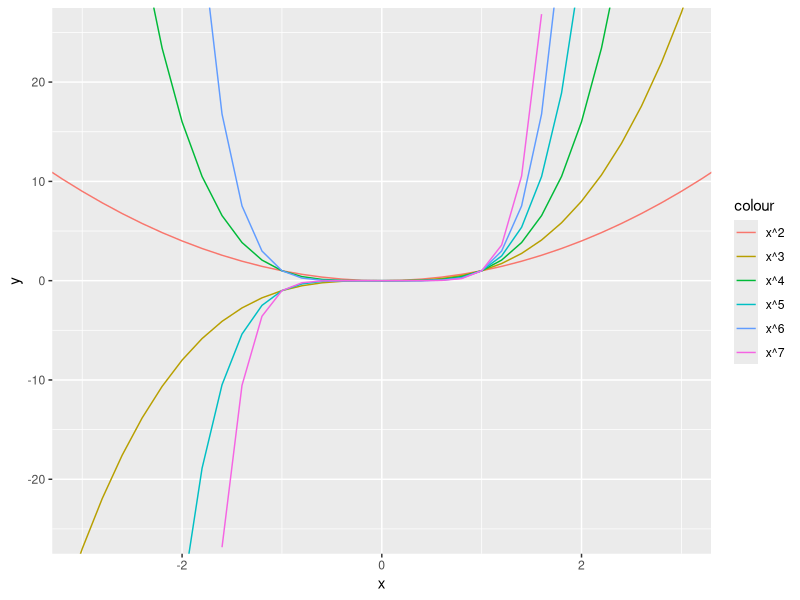
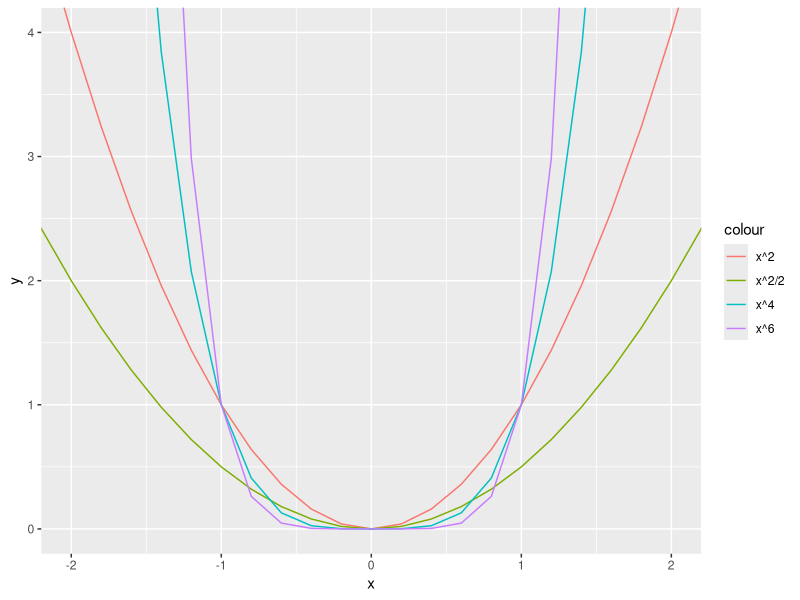
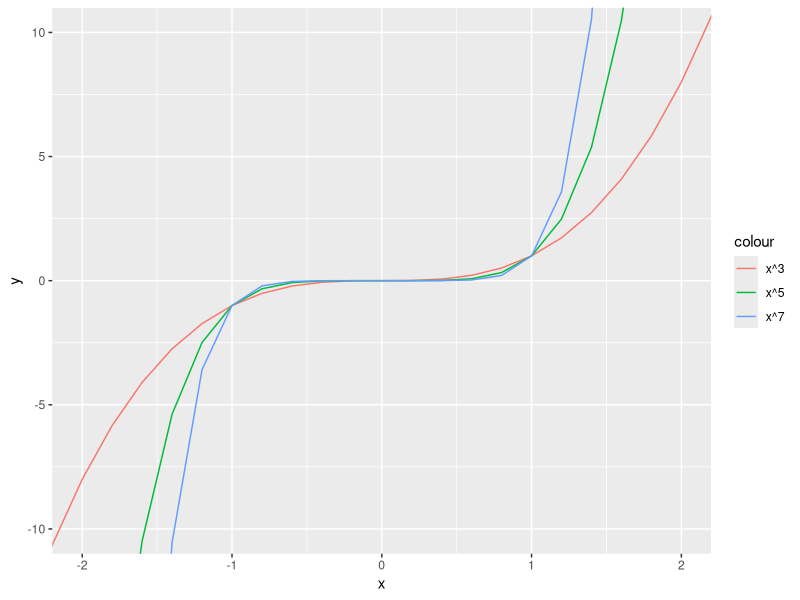
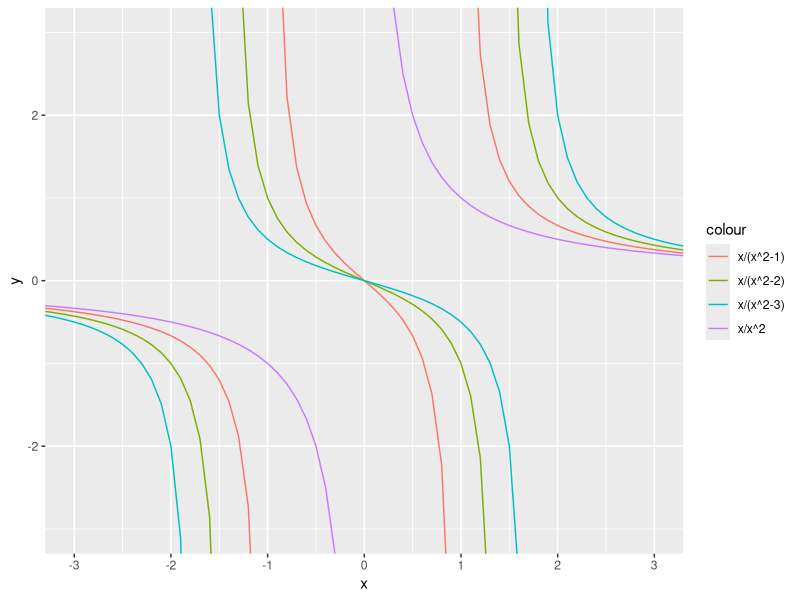
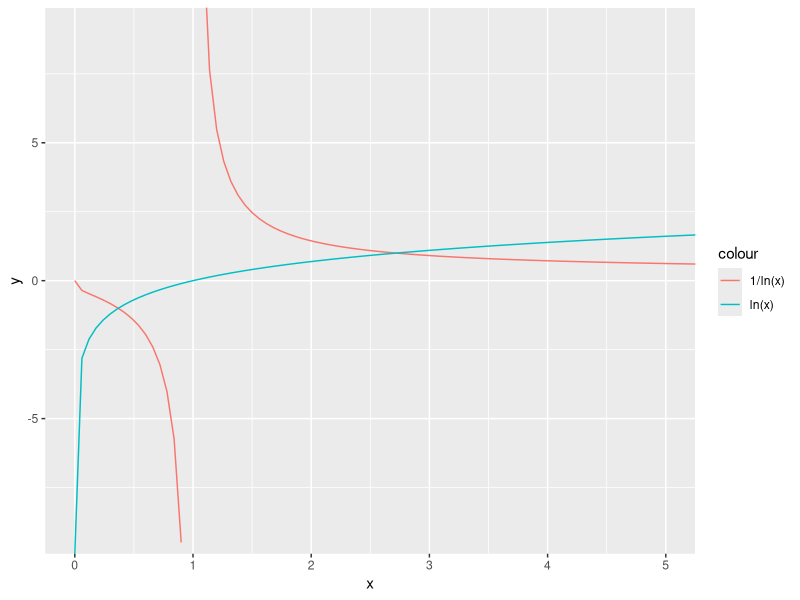

These figures' R source, in order:
## ---- chunk 1
knitr::opts_chunk$set(echo = TRUE)
## ---- chunk 2
library(knitr)
library(ggplot2)
ggplot(data.frame(x=c(-10,10)), aes(x))+ ylim(-50,50)+
  stat_function(fun=function(x)x^2, geom='line', aes(color = 'x^2'))+
  stat_function(fun=function(x)x^3, geom='line', aes(color = 'x^3'))+
  stat_function(fun=function(x)x^4, geom='line', aes(color = 'x^4'))+
  stat_function(fun=function(x)x^5, geom='line', aes(color = 'x^5'))+
  stat_function(fun=function(x)x^6, geom='line', aes(color = 'x^6'))+
  stat_function(fun=function(x)x^7, geom='line', aes(color = 'x^7'))+
  coord_cartesian(ylim = c(-25,25), xlim = c(-3,3))

## Only even

ggplot(data.frame(x=c(-10,10)), aes(x))+ ylim(-30,30)+
  stat_function(fun=function(x)x^2, geom='line', aes(color = 'x^2'))+
  stat_function(fun=function(x)x^2/2, geom='line', aes(color = 'x^2/2'))+
  stat_function(fun=function(x)x^4, geom='line', aes(color = 'x^4'))+
  #stat_function(fun=function(x)x^5, geom='line', aes(color = 'x^5'))+
  stat_function(fun=function(x)x^6, geom='line', aes(color = 'x^6'))+
  #stat_function(fun=function(x)x^7, geom='line', aes(color = 'x^7'))+
  coord_cartesian(ylim = c(0,4), xlim = c(-2,2))

## Only odd

ggplot(data.frame(x=c(-10,10)), aes(x))+ ylim(-30,30)+
 # stat_function(fun=function(x)x^2, geom='line', aes(color = 'x^2'))+
  stat_function(fun=function(x)x^3, geom='line', aes(color = 'x^3'))+
 # stat_function(fun=function(x)x^4, geom='line', aes(color = 'x^4'))+
  stat_function(fun=function(x)x^5, geom='line', aes(color = 'x^5'))+
 # stat_function(fun=function(x)x^6, geom='line', aes(color = 'x^6'))+
  stat_function(fun=function(x)x^7, geom='line', aes(color = 'x^7'))+
  coord_cartesian(ylim = c(-10,10), xlim = c(-2,2))

vals <- seq(-3,3, by = 0.5)
table3 <- vector()
for (x in vals){
  y <- x^3
  xy <- cbind(x, y)
  table3 <- rbind(table3, xy)
}
colnames(table3)<-c('x','x^3')
table5 <- vector()
for (x in vals){
  y <- x^5
  xy <- cbind(x,y)
  table5 <- rbind(table5, xy)
}
colnames(table5)<-c('x','x^5')
table3_5<-merge(table3, table5)
table7 <- vector()
for (x in vals){
  y <- x^7
  xy <- cbind(x,y)
  table7 <- rbind(table7, xy)
}
colnames(table7)<-c('x','x^7')
table_odd <- merge(table3_5, table7)


table2 <- vector()
for (x in vals){
  y <- x^2
  xy <- cbind(x, y)
  table2 <- rbind(table2, xy)
}
colnames(table2)<-c('x','x^2')
table4 <- vector()
for (x in vals){
  y <- x^4
  xy <- cbind(x,y)
  table4 <- rbind(table4, xy)
}
colnames(table4)<-c('x','x^4')
table2_4<-merge(table2, table4)
table6 <- vector()
for (x in vals){
  y <- x^6
  xy <- cbind(x,y)
  table6 <- rbind(table6, xy)
}
colnames(table6)<-c('x','x^6')

table_even <- merge(table2_4, table6)
table_all <- merge(table_even, table_odd)
kable(table_all, digits = 5, caption = '$x^n$')
## ---- chunk 3
eq <-function(x) ifelse(x == 1 | x == -1,NA, (x/((x^2)-1)))
eq2 <-function(x) ifelse(x == sqrt(2) | x == -sqrt(2), NA, (x/((x^2)-2)))
eq3 <-function(x) ifelse(x == sqrt(3) | x == -sqrt(3), NA,(x/((x^2)-3)))

ggplot(data.frame(x=c(-5,5)), aes(x))+
  stat_function(fun=function(x)x/x^2, aes(color = 'x/x^2'))+
  stat_function(fun=eq,geom="line", aes(color="x/(x^2-1)"))+
  stat_function(fun=eq2,geom='line',aes(color='x/(x^2-2)')) +
  stat_function(fun=eq3,geom='line', aes(color ='x/(x^2-3)'))+
  scale_x_continuous(breaks = (seq(-3, 3, by = 1)))+ 
  ylim(-10,10)+
  coord_cartesian(ylim=c(-3,3), xlim=c(-3,3))
  
# Table of Values for x/((x^2)-1)

table_l<-vector()
for(x in seq(-3,-1, 0.1)){
  y<-x/((x^2)-1)
  xy <- cbind(x,y)
  table_l <- rbind(table_l,xy)
}
colnames(table_l)<-c('x','Left part')

table_m<-vector()
for(x in seq(-1,1, 0.1)){
  y<-x/((x^2)-1)
  xy <- cbind(x,y)
  table_m <- rbind(table_m,xy)
}
colnames(table_m)<-c('x','Middle part')

table_r<-vector()
for(x in seq(1,3, 0.1)){
  y<-x/((x^2)-1)
  xy <- cbind(x,y)
  table_r <- rbind(table_r,xy)
}
colnames(table_r)<-c('x','Right part')
table_lmr <-cbind(table_l, table_m, table_r)

kable(table_lmr, caption = '$\\frac{x}{x^2-1}$')
## ---- chunk 4
ggplot(data.frame(x=c(0,6)), aes(x))+
  stat_function(fun=function(x)1/log(x), aes(color = '1/ln(x)'))+
  stat_function(fun=function(x)log(x), aes(color = 'ln(x)'))+
   scale_x_continuous(breaks = (seq(0, 5, by = 1)))+ 
  ylim(-19,18)+
  coord_cartesian(ylim=c(-9,9), xlim=c(0,5))
